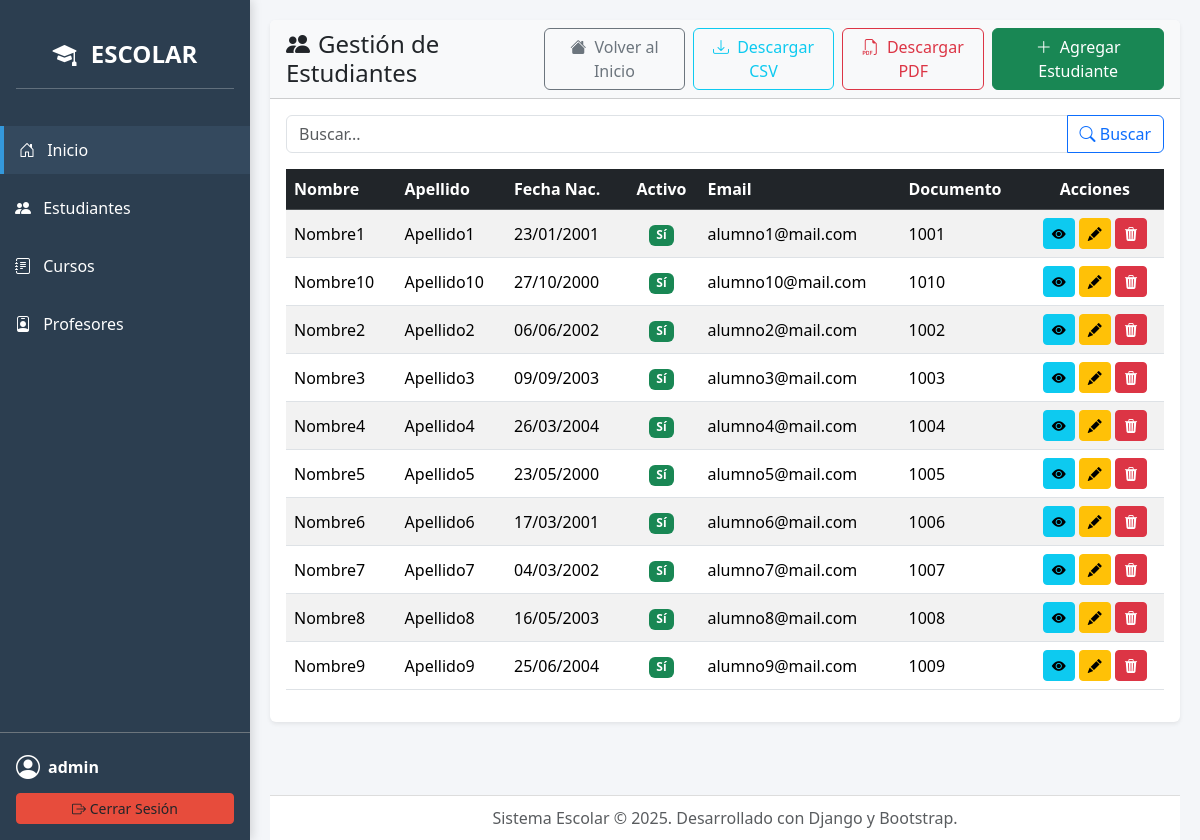
The app's page /estudiantes/ (signed in), older data.
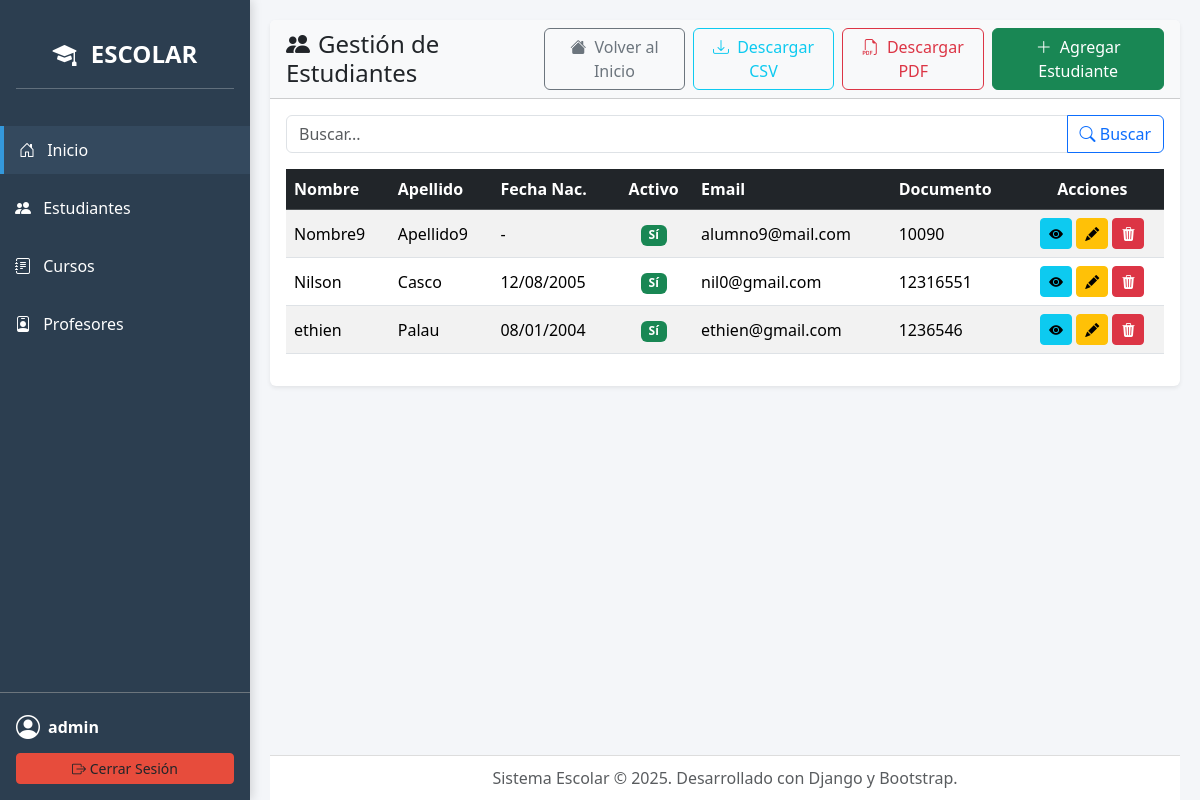
The same page, newer data.
### core/models.py (models this page shows, shortened)
class Estudiante(models.Model):
    nombre = models.CharField(max_length=200)
    apellido = models.CharField(max_length=200)
    documento = models.CharField(max_length=50, unique=True)
    email = models.EmailField(blank=True)
    fecha_nacimiento = models.DateField(null=True, blank=True)
    activo = models.BooleanField(default=True)
    class Meta:
        verbose_name = "Estudiante"
        verbose_name_plural = "Estudiantes"
        ordering = ['apellido', 'nombre']

### core/views.py (the view, shortened to what this page needs)
# urls.py: path('estudiantes/', views.EstudianteListView.as_view(), name='estudiante_list'),
class EstudianteListView(LoginRequiredMixin, ListView):
    model = Estudiante
    paginate_by = 10
    template_name = 'estudiantes/estudiante_list.html'
    def get_queryset(self):
        queryset = super().get_queryset()
        q = self.request.GET.get('q')
        if q:
            queryset = queryset.filter(
                models.Q(nombre__icontains=q) |
                models.Q(apellido__icontains=q) |
                models.Q(documento__icontains=q)
            )
        return queryset
    def get(self, request, *args, **kwargs):
        if request.GET.get('export') == 'csv':
            return self.export_csv()
        if request.GET.get('export') == 'pdf':
            return self.export_pdf()
        return super().get(request, *args, **kwargs)

### core/templates/estudiantes/estudiante_list.html (shortened to what this page needs)
{% extends "base.html" %}
{% block content %}
<div class="card shadow-sm border-0">
    <div class="card-header bg-light d-flex justify-content-between align-items-center">
        <h4 class="mb-0"><i class="bi bi-people-fill me-2"></i>Gestión de Estudiantes</h4>
        <div class="d-flex gap-2">
            <a href="{% url 'home' %}" class="btn btn-outline-secondary">
                <i class="bi bi-house-fill me-1"></i> Volver al Inicio
            </a>
            <a href="?export=csv" class="btn btn-outline-info">
                <i class="bi bi-download me-1"></i> Descargar CSV
            </a>
            <a href="?export=pdf" class="btn btn-outline-danger">
                <i class="bi bi-filetype-pdf me-1"></i> Descargar PDF
            </a>
            <a href="{% url 'estudiante_add' %}" class="btn btn-success">
                <i class="bi bi-plus-lg me-1"></i> Agregar Estudiante
            </a>
        </div>
    </div>
    <div class="card-body">
        <form method="get" class="mb-3">
            <div class="input-group">
                <input type="text" class="form-control" name="q" placeholder="Buscar..." value="{{ request.GET.q }}">
                <button class="btn btn-outline-primary" type="submit"><i class="bi bi-search"></i> Buscar</button>
            </div>
        </form>
        <div class="table-responsive">
            <table class="table table-striped table-hover align-middle">
                <thead class="table-dark">
                    <tr>
                        <th>Nombre</th>
                        <th>Apellido</th>
                            <th>Fecha Nac.</th>
                               <th class="text-center">Activo</th>
                        <th>Email</th>
                        <th>Documento</th>
                        <th class="text-center">Acciones</th>
                    </tr>
                </thead>
                <tbody>
                    {% for estudiante in object_list %}
                    <tr>
                        <td>{{ estudiante.nombre }}</td>
                        <td>{{ estudiante.apellido }}</td>
                            <td>{{ estudiante.fecha_nacimiento|date:"d/m/Y"|default:"-" }}</td>
                               <td class="text-center">{% if estudiante.activo %}<span class="badge bg-success">Sí</span>{% else %}<span class="badge bg-secondary">No</span>{% endif %}</td>
                        <td>{{ estudiante.email }}</td>
                        <td>{{ estudiante.documento }}</td>
                        <td class="text-center">
                            <a href="{% url 'estudiante_detail' estudiante.pk %}" class="btn btn-info btn-sm" title="Ver"><i class="bi bi-eye-fill"></i></a>
                            <a href="{% url 'estudiante_edit' estudiante.pk %}" class="btn btn-warning btn-sm" title="Editar"><i class="bi bi-pencil-fill"></i></a>
                            <a href="{% url 'estudiante_delete' estudiante.pk %}" class="btn btn-danger btn-sm" title="Eliminar"><i class="bi bi-trash3-fill"></i></a>
                        </td>
                    </tr>
                    {% empty %}
                           <tr><td colspan="6" class="text-center text-muted">No se encontraron estudiantes.</td></tr>
                    {% endfor %}
                </tbody>
            </table>
        </div>
    </div>
</div>
{% endblock %}

Row changes from the older to the newer data that the page shows:
removed Estudiante: nombre "Nombre1", apellido "Apellido1", fecha_nacimiento "23/01/2001", activo "Sí", email "alumno1@mail.com", documento "1001"
removed Estudiante: nombre "Nombre2", apellido "Apellido2", fecha_nacimiento "06/06/2002", activo "Sí", email "alumno2@mail.com", documento "1002"
removed Estudiante: nombre "Nombre3", apellido "Apellido3", fecha_nacimiento "09/09/2003", activo "Sí", email "alumno3@mail.com", documento "1003"
removed Estudiante: nombre "Nombre4", apellido "Apellido4", fecha_nacimiento "26/03/2004", activo "Sí", email "alumno4@mail.com", documento "1004"
removed Estudiante: nombre "Nombre5", apellido "Apellido5", fecha_nacimiento "23/05/2000", activo "Sí", email "alumno5@mail.com", documento "1005"
removed Estudiante: nombre "Nombre6", apellido "Apellido6", fecha_nacimiento "17/03/2001", activo "Sí", email "alumno6@mail.com", documento "1006"
removed Estudiante: nombre "Nombre7", apellido "Apellido7", fecha_nacimiento "04/03/2002", activo "Sí", email "alumno7@mail.com", documento "1007"
removed Estudiante: nombre "Nombre8", apellido "Apellido8", fecha_nacimiento "16/05/2003", activo "Sí", email "alumno8@mail.com", documento "1008"
changed Estudiante "Nombre9": fecha_nacimiento "25/06/2004" → "-"; documento "1009" → "10090"; moves up the list
changed Estudiante: nombre "Nombre10" → "Nilson"; apellido "Apellido10" → "Casco"; fecha_nacimiento "27/10/2000" → "12/08/2005"; email "alumno10@mail.com" → "nil0@gmail.com"; documento "1010" → "12316551"
added Estudiante: nombre "ethien", apellido "Palau", fecha_nacimiento "08/01/2004", activo "Sí", email "ethien@gmail.com", documento "1236546"
